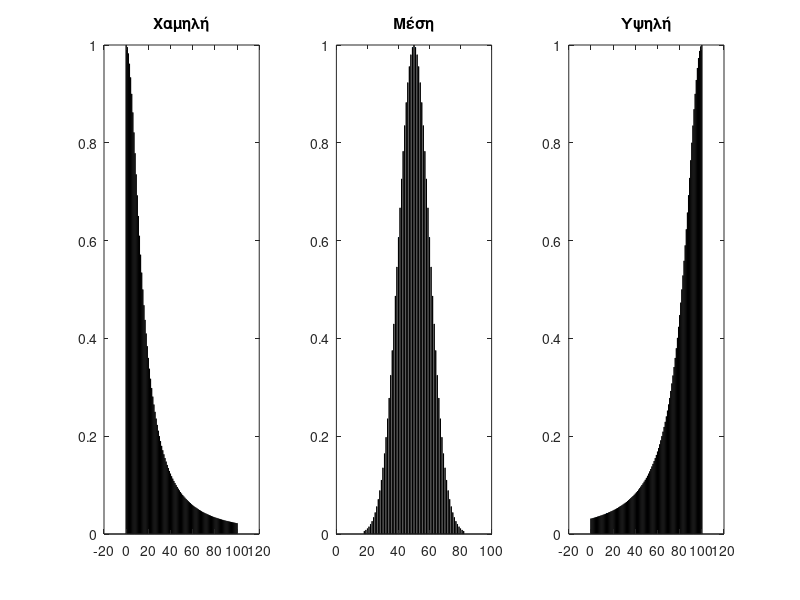
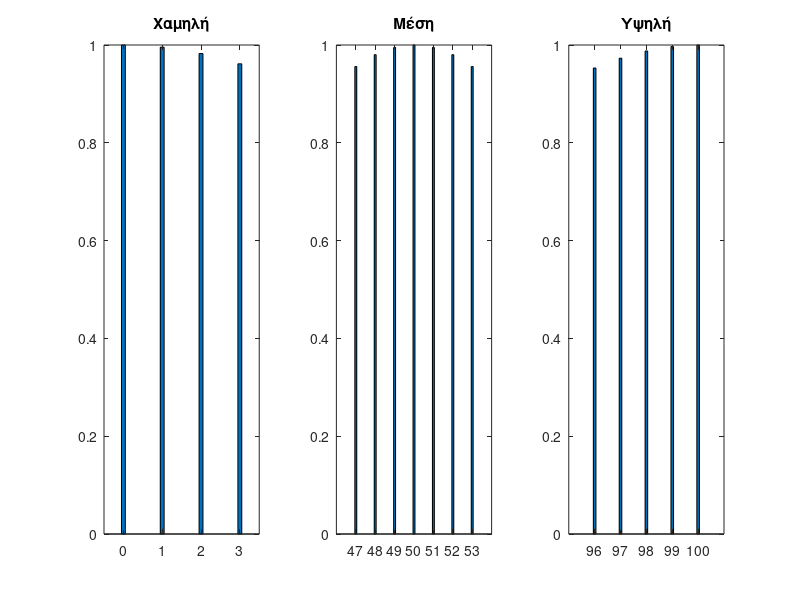
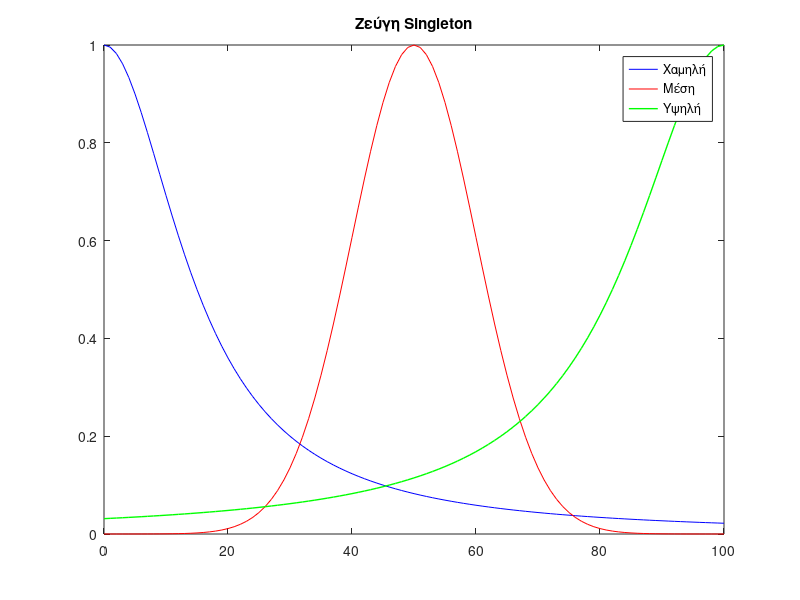
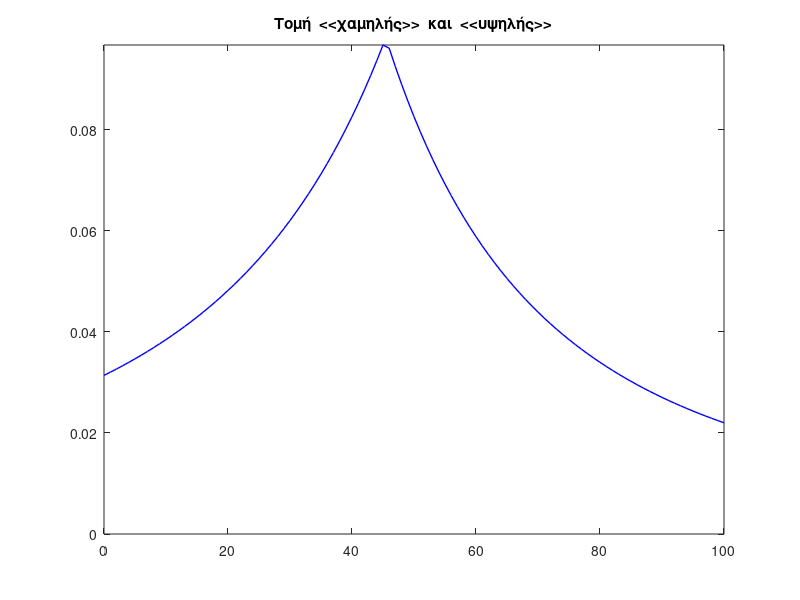

MATLAB code to generate these figures, in order: (Note: this script raises an error after producing the figures.)
clc;   close all;   clear all;

%============ Μέρος 1 =====================================================

%(1.1)---------------------------------------------------------------------
% Πεδίο ορισμού λεκτικής μεταβλητής x=<<υγρασία>>
lower_limit=0; 
upper_limit=100; 
step_size=1; 
x=lower_limit:step_size:upper_limit;

%(1.2)---------------------------------------------------------------------
% Ζεύγη singleton των τριών ασαφών συνόλων
mf(1,:)= 1./(1+(x/15).^2); % Α=<<χαμηλή>>
mf(2,:)=exp(-0.5*((x-50).^2)/(10.^2)); % Β=<<μέση>>
mf(3,:)=1./(1+((x-100)/18).^2); % C=<<υψηλή>>

%(1.3)---------------------------------------------------------------------
%(1.3.1)
% Σύνολα υποστήριξης με όριο το 0.005
z1=find(mf(1,:)>0.005); 
z2=find(mf(2,:)>0.005); 
z3=find(mf(3,:)>0.005);

% Αναπαράσταση των τριών γραφημάτων σε μία γραμμή και σε 3 στήλες στην ίδια
% εικόνα(figure)
figure(1)
subplot(1,3,1) % 1η γραμμη, 1η στήλη
kk1=mf(1,z1); 
bar(x(z1),kk1,0.1); % Ραβδόγραμμα πάχους 0.1
title('Χαμηλή')

subplot(1,3,2) % 1η γραμμή, 2η στήλη
kk2=mf(2,z2);
bar(x(z2),kk2,0.1); % Ραβδόγραμμα πάχους 0.1
title('Μέση')

subplot(1,3,3) % 1η γραμμή, 3η στήλη
kk3=mf(3,z3); 
bar(x(z3),kk3,0.1); % Ραβδόγραμμα πάχους 0.1
title('Υψηλή')

% Πυρήνες με όριο το 0.95
z4=find(mf(1,:)>0.95); 
z5=find(mf(2,:)>0.95); 
z6=find(mf(3,:)>0.95);

figure(2)
subplot(1,3,1) % 1η γραμμη, 1η στήλη
kk4=mf(1,z4);
bar(x(z4),kk4,0.1); % Ραβδόγραμμα πάχους 0.1
title('Χαμηλή')

subplot(1,3,2) % 1η γραμμή, 2η στήλη
kk5=mf(2,z5); 
bar(x(z5),kk5,0.1); % Ραβδόγραμμα πάχους 0.1
title('Μέση')

subplot(1,3,3) % 1η γραμμή, 3η στήλη
kk6=mf(3,z6); 
bar(x(z6),kk6,0.1); % Ραβδόγραμμα πάχους 0.1
title('Υψηλή')


%(1.4)---------------------------------------------------------------------
%Απεικόνιση των ζευγών Singleton των τριών ασαφών συνόλων
figure(3) 
plot(x,mf(1,:),'b',x,mf(2,:),'r',x,mf(3,:),'g' , 'LineWidth',1);
title('Ζεύγη Singleton' );
legend('Χαμηλή','Mέση','Yψηλή' )

%(1.5)---------------------------------------------------------------------
%(1.5.1)-Τομή ασαφών συνόλων
% Τομή συνόλων A,C
figure(4)
In_A_C=min(mf(1,:),mf(3,:));
plot(x,In_A_C,'b','LineWidth',1);
title(' Τομή  <<χαμηλής>>  και  <<υψηλής>> ')
axis([min(x) max(x) 0 max(In_A_C)]);% Καθορισμός ορίων αξόνων. Η τεταγμένη να ανέρχεται στη μέγιστη τιμή της τομής.

% Τομή συνόλων C,B
figure(5)
In_C_B=min(mf(3,:),mf(2,:));
plot(x,In_C_B,'r','LineWidth',1);
title( ' Τομή  <<υψηλής>>  και  <<μέσης>> ')
axis([min(x) max(x) 0 max(In_C_B)]);% Καθορισμός ορίων αξόνων. Η τεταγμένη να ανέρχεται στη μέγιστη τιμή της τομής.

%(1.5.2)-Ένωση ασαφών συνόλων  
% Ένωση συνόλων A,B 
figure(6)
Un_A_B=max(mf(1,:),mf(2,:));
plot(x,Un_A_B,'g','LineWidth',1);
title(' Ένωση  <<χαμηλής>>  και  <<μέσης>> ');
axis([min(x) max(x) 0 max(Un_A_B)]); % Καθορισμός ορίων αξόνων. Η τεταγμένη να ανέρχεται στη μέγιστη τιμή της ένωσης

% Ένωση συνόλων A,C
figure(7)
Un_A_C=max(mf(1,:),mf(3,:));
plot(x,Un_A_C, 'c','LineWidth',1);
title(' Ένωση  <<χαμηλής>>  και  <<υψηλής>> ');
axis([min(x) max(x) 0 max(Un_A_C)]); % Καθορισμός ορίων αξόνων. Η τεταγμένη να ανέρχεται στη μέγιστη τιμή της ένωσης.

%(1.5.3)-Συμπλήρωμα ασαφούς συνόλου Α
figure(8)
mf_A_bar=1-mf(1,:);
plot(x,mf(1,:),'b',x,mf_A_bar,'r--');
title('Συμπλήρωμα ασαφούς συνόλου Α');
legend('Σύνολο Α','Συμπλήρωμα του Α','Location','east')
axis([min(x) max(x) 0 1.1]); % Καθορισμός ορίων αξόνων.

%(1.6)---------------------------------------------------------------------
% Mέγεθος ασαφών συνόλων
 for i=1:3
   cardinal=sum(mf(i,:));
   st=sprintf('Το μέγεθος του ασαφούς συνόλου αριθμού %d είναι %g\n',i,cardinal);
   disp(st);
 end

 % Μέγεθος τομής συνόλων Α,C
 cardinal=sum(In_A_C);
 st1=sprintf('To μέγεθος της τομής των A,C είναι %g\n',cardinal);
 disp(st1);

 % Μέγεθος τομής συνόλων C,B
 cardinal=sum(In_C_B);
 st2=sprintf('To μέγεθος της τομής των C,B είναι %g\n',cardinal);
 disp(st2);

 % Μέγεθος ένωσης συνόλων Α,B
 cardinal=sum(Un_A_B);
 st3=sprintf('To μέγεθος της ένωσης των A,Β είναι %g\n',cardinal);
 disp(st3);

 % Μέγεθος ένωσης συνόλων Α,C
 cardinal=sum(Un_A_C);
 st4=sprintf('To μέγεθος της ένωσης των A,C είναι %g\n',cardinal);
 disp(st4);


%============ Μέρος 2 =====================================================

%(2.1)---------------------------------------------------------------------
% Πεδία ορισμόυ των Ux και Uy
Ux=linspace(0,50,1001);
Uy=linspace(0,100,1001);

%(2.2)---------------------------------------------------------------------
% Τιμές παραμέτρων της τριγωνικής συνάρτησης συμμετοχής με βάση τους
% περιορισμούς της tri_MF
x=0:100;
a1=10;
b1=20;
c1=30;
mf_1=tri_MF(x,a1,b1,c1); % Συνάρτηση συμμετοχής tri_MF
figure(9)
plot(x,mf_1,'b','LineWidth',1) 
title('Tριγωνική Συνάρτηση Συμμετοχής')

% Τιμές παραμέτρων της τραπεζοειδής συνάρτησης συμμετοχής με βάση τους
% περιορισμούς της trap_MF
a2=15;
b2=30;
c2=45;
d=60;
mf_2=trap_MF(x,a2,b2,c2,d); % Συνάρτηση συμμετοχής trap_MF
figure(10)
plot(x,mf_2,'r','LineWidth',1)
title('Τραπεζοειδής Συνάρτηση Συμμετοχής')

% Τιμές παραμέτρων της γκαουσιανής συνάρτησης συμμετοχής με βάση τους
% περιορισμούς της gauss_MF
m=50;
sigma=10;
mf_3=gauss_MF(x,m,sigma); % Συνάρτηση συμμετοχής gauss_MF
figure(11)
plot(x,mf_3,'m','LineWidth',1)
title('Γκαουσιανή Συνάρτηση Συμμετοχής')

%(2.3)---------------------------------------------------------------------
% Προσέγγιση ασαφών συνόλων με χρήση γκαουσιανών συναρτήσεων συμμετοχής
% Α=<<χαμηλή>>. Μέση τιμή στο 0 και σίγμα=16
m_1=0; 
sigma_1=16;
Gauss_A=gauss_MF(x,m_1,sigma_1);

% Β=<<μέση>>. Έτοιμη γκαουσιανή απο εκφώνηση
m_2=50;
sigma_2=10;
Gauss_B=gauss_MF(x,m_2,sigma_2);

% C=<<υψηλή>>. Μέση τιμη στο 100 και σίγμα=19
m_3=100;
sigma_3=19;
Gauss_C=gauss_MF(x,m_3,sigma_3);

figure(12)
plot(x,Gauss_A,'b',x,Gauss_B,'r',x,Gauss_C,'g','LineWidth',1);
title('Προσέγγιση ασαφών συνόλων με χρήση γκαουσιανών');
legend('Χαμηλή','Μέση','Υψηλή')
 

%(2.4)---------------------------------------------------------------------
% Τιμές των ορισμάτων
x=Ux;
y=Uy;
mx=20;
my=60;
sx=8;
sy=15;
% Δισδιάστατη συνάρτηση συμμετοχής my_fun
MF_A=my_fun(x,y,sx,sy,mx,my);
figure(13)
mesh(x,y,MF_A);
title('Δισδιάστατη Συνάρτηση Συμμετοχής');
xlabel('x'); ylabel('y')
